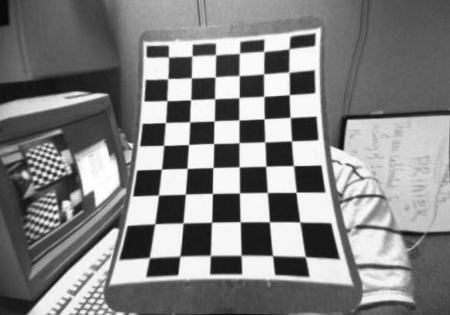
#> input picture resource/calibration_test.jpg, 450 x 315 px, found by its file name
$ python cameraCalibration.py
#> lines starting #> are read from the running program, lines starting #| are printed output that depends on the picture
import numpy as np
from cv2 import cv2

# termination criteria
criteria = (cv2.TERM_CRITERIA_EPS + cv2.TERM_CRITERIA_MAX_ITER, 30, 0.001)

# prepare object points, like (0,0,0), (1,0,0), (2,0,0) ....,(6,5,0)
objp = np.zeros((6*7,3), np.float32)
objp[:,:2] = np.mgrid[0:7,0:6].T.reshape(-1,2)

# Arrays to store object points and image points from all the images.
objpoints = [] # 3d point in real world space
imgpoints = [] # 2d points in image plane.

img = cv2.imread('resource/calibration_test.jpg')
#> img is the input picture: shape (315, 450, 3); min 7, max 255, mean 130.5
gray = cv2.cvtColor(img,cv2.COLOR_BGR2GRAY)

# Find the chess board corners
ret, corners = cv2.findChessboardCorners(gray, (7,6),None)
#> ret = True; corners = 42 rows, first 8: [155, 223.8], [158.5, 195.1], [161.5, 169.1], [163.8, 145.2], [165.3, 122.7], [166.7, 100.7], [167.7, 78.57], [183, 223]

# If found, add object points, image points (after refining them)
objpoints.append(objp)

corners2 = cv2.cornerSubPix(gray,corners,(11,11),(-1,-1),criteria)
#> corners2 = 42 rows, first 8: [154.7, 223.8], [158.4, 195.1], [161.4, 169.1], [163.6, 145.4], [165.4, 122.6], [166.8, 100.6], [167.7, 78.65], [183.1, 223]
imgpoints.append(corners2)

# Draw and display the corners
chess = cv2.drawChessboardCorners(img.copy(), (7,6), corners2,ret)
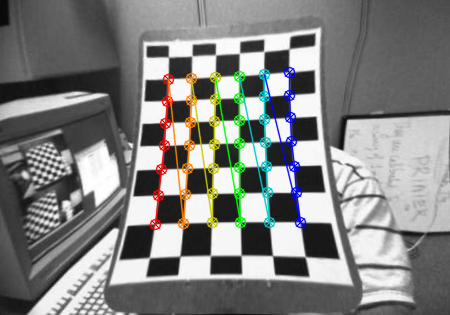
#> chess: shape (315, 450, 3); mean B, G, R 128.4, 130.1, 129.3
ret, mtx, dist, rvecs, tvecs = cv2.calibrateCamera(objpoints, imgpoints, gray.shape[::-1],None,None)
#> ret = 0.257; mtx = [[220.6, 0, 263.4], [0, 205.8, 141.5], [0, 0, 1]]; dist = [[0.373, -0.654, -0.0178, 0.0493, 0.862]]; rvecs = ([-0.244, -0.172, -1.6],); tvecs = ([-3.86, 3.07, 7.81],)

h,  w = img.shape[:2]
#> h = 315; w = 450
newcameramtx, roi = cv2.getOptimalNewCameraMatrix(mtx,dist,(w,h),1,(w,h))
#> newcameramtx = [[351.4, 0, 208.6], [0, 230, 141.4], [0, 0, 1]]; roi = (130, 106, 210, 71)

# # undistort
# dst = cv2.undistort(img, mtx, dist, None, newcameramtx)

# undistort by remapping
mapx,mapy = cv2.initUndistortRectifyMap(mtx,dist,None,newcameramtx,(w,h),5)
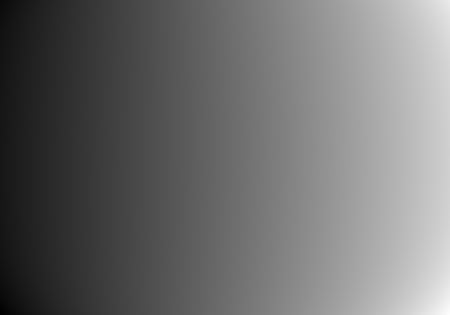
#> mapx: shape (315, 450) float32; min 94.1, max 527.4, mean 281.5; drawn with min black and max white
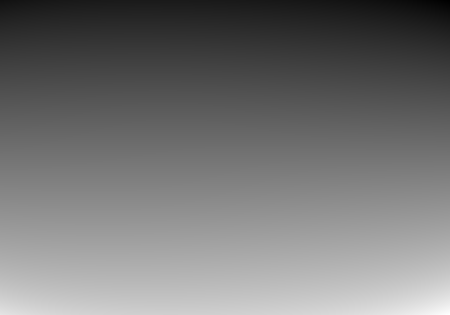
#> mapy: shape (315, 450) float32; min -46.13, max 396.5, mean 156.1; drawn with min black and max white
dst = cv2.remap(img,mapx,mapy,cv2.INTER_LINEAR)
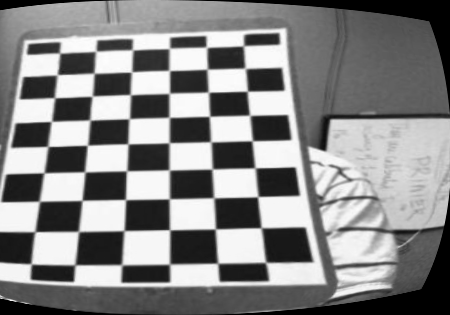
#> dst: shape (315, 450, 3); min 0, max 255, mean 134.1

# crop the image
# x,y,w,h = roi
# dst = dst[y:y+h, x:x+w]

cv2.imshow('chessboardColors',chess)
cv2.imshow('undistort',dst)
cv2.waitKey(0)

cv2.destroyAllWindows()
